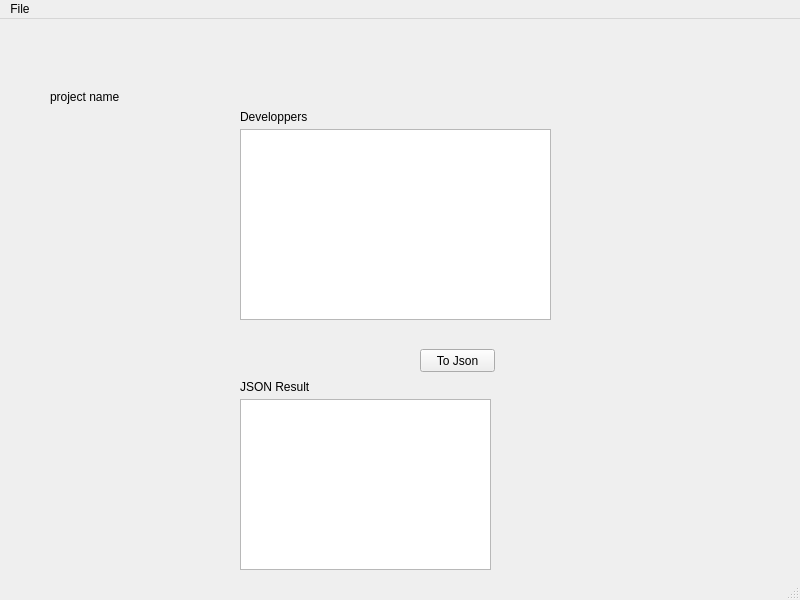
<?xml version="1.0" encoding="UTF-8"?>
<ui version="4.0">
 <class>MainWindow</class>
 <widget class="QMainWindow" name="MainWindow">
  <property name="geometry">
   <rect>
    <x>0</x>
    <y>0</y>
    <width>800</width>
    <height>600</height>
   </rect>
  </property>
  <property name="windowTitle">
   <string>MainWindow</string>
  </property>
  <widget class="QWidget" name="centralwidget">
   <widget class="QPushButton" name="toJsonButton">
    <property name="geometry">
     <rect>
      <x>420</x>
      <y>330</y>
      <width>75</width>
      <height>23</height>
     </rect>
    </property>
    <property name="text">
     <string>To Json</string>
    </property>
   </widget>
   <widget class="QListView" name="developperListView">
    <property name="geometry">
     <rect>
      <x>240</x>
      <y>110</y>
      <width>311</width>
      <height>191</height>
     </rect>
    </property>
   </widget>
   <widget class="QLabel" name="label">
    <property name="geometry">
     <rect>
      <x>240</x>
      <y>90</y>
      <width>81</width>
      <height>16</height>
     </rect>
    </property>
    <property name="text">
     <string>Developpers</string>
    </property>
   </widget>
   <widget class="QLabel" name="label_2">
    <property name="geometry">
     <rect>
      <x>50</x>
      <y>70</y>
      <width>71</width>
      <height>16</height>
     </rect>
    </property>
    <property name="text">
     <string>project name</string>
    </property>
   </widget>
   <widget class="QLabel" name="projectNameLabel">
    <property name="geometry">
     <rect>
      <x>90</x>
      <y>90</y>
      <width>141</width>
      <height>16</height>
     </rect>
    </property>
    <property name="text">
     <string/>
    </property>
   </widget>
   <widget class="QTextEdit" name="jsonInputView">
    <property name="geometry">
     <rect>
      <x>240</x>
      <y>380</y>
      <width>251</width>
      <height>171</height>
     </rect>
    </property>
   </widget>
   <widget class="QLabel" name="label_3">
    <property name="geometry">
     <rect>
      <x>240</x>
      <y>360</y>
      <width>81</width>
      <height>16</height>
     </rect>
    </property>
    <property name="text">
     <string>JSON Result</string>
    </property>
   </widget>
  </widget>
  <widget class="QMenuBar" name="menubar">
   <property name="geometry">
    <rect>
     <x>0</x>
     <y>0</y>
     <width>800</width>
     <height>21</height>
    </rect>
   </property>
   <widget class="QMenu" name="menuFile">
    <property name="title">
     <string>File</string>
    </property>
    <addaction name="actionOpen"/>
   </widget>
   <addaction name="menuFile"/>
  </widget>
  <widget class="QStatusBar" name="statusbar"/>
  <action name="actionOpen">
   <property name="text">
    <string>Open...</string>
   </property>
  </action>
 </widget>
 <resources/>
 <connections/>
</ui>
